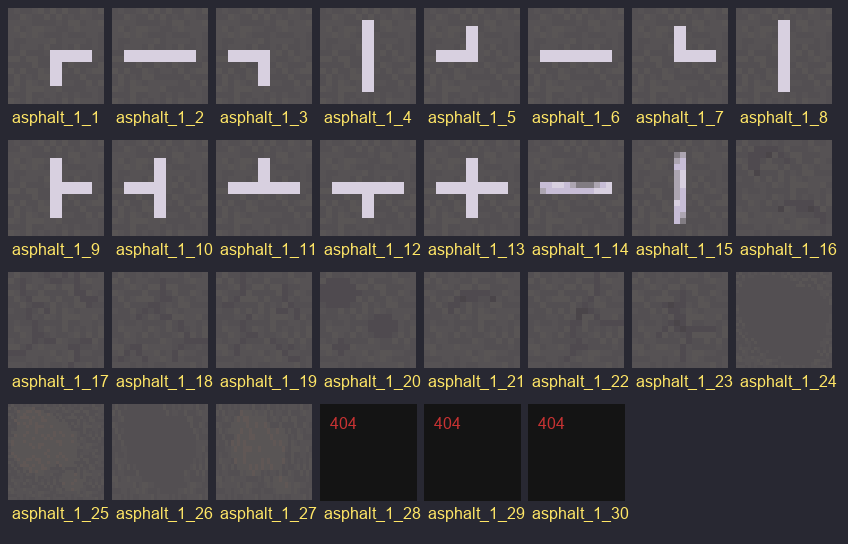
#> input picture game/web/tile-tools/recipes/bricks/_catalog_asphalt_1_1-30.png, 848 x 544 px, given in place of ME_Singles_City_Terrains_48x48_Asphalt_1_Variation_20.png, which was not available
$ python compare_tilesets_swap.py
#> lines starting #> are read from the running program, lines starting #| are printed output that depends on the picture; pictures that were not available may be replaced by others from this repository, and a replacement may not be noted
"""Planche comparative avec swap SW_1 11<->21 et 12<->22 applique.

Hypothese Papa Yann 2026-05-12 :
  SW_1 est identique a SW_2-6 SAUF :
    sw_1_11 <-> sw_1_21
    sw_1_12 <-> sw_1_22
  Tout le reste est identique entre les 6 tilesets.

Si vrai : chaque ligne ici devrait montrer 6 formes identiques (juste couleur differente).
"""

from __future__ import annotations
from pathlib import Path
from PIL import Image, ImageDraw, ImageFont

TILES_DIR = Path(r'c:\ProjetsPerso\Claude_Projects\MaxPlay\game\phaser\public\assets\tiles\roads')
OUT_DIR = Path(__file__).parent.parent / 'recipes' / 'bricks'
ASPH_BG_PATH = TILES_DIR / 'ME_Singles_City_Terrains_48x48_Asphalt_1_Variation_20.png'

SWAP = {11: 21, 21: 11, 12: 22, 22: 12}


def sw1_for_ref(n_ref: int) -> int:
    return SWAP.get(n_ref, n_ref)


def tile_path(family: int, n: int) -> Path:
    return TILES_DIR / f'ME_Singles_City_Terrains_48x48_Sidewalk_{family}_{n}.png'


def main() -> None:
    RANGE_REF = list(range(1, 23))
    TILESETS_REF = [2, 3, 4, 5, 6]

    tile_zoom = 70
    label_w = 100
    cell_w = tile_zoom + 6
    cell_h = tile_zoom + 6

    cols = 1 + len(TILESETS_REF)
    rows = len(RANGE_REF)
    W = label_w + cols * cell_w + 16
    H = rows * cell_h + 50

    img = Image.new('RGB', (W, H), (30, 30, 40))
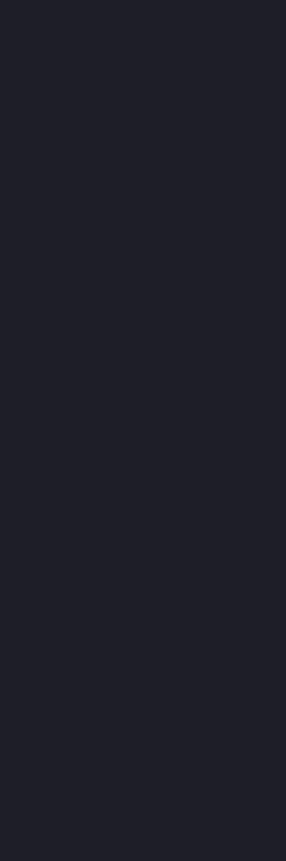
#> img: PIL image 572x1722 RGB (shown at 1/2 size); mean R, G, B 30, 30, 40
    draw = ImageDraw.Draw(img)
    try:
        font = ImageFont.truetype("arial.ttf", 12)
    except Exception:
        font = ImageFont.load_default()

    headers = ['SW_1 (swap)'] + [f'SW_{f}' for f in TILESETS_REF]
    for ci, h in enumerate(headers):
        x = label_w + ci * cell_w + 4
        draw.text((x, 8), h, fill=(255, 230, 102), font=font)

    asph_bg = Image.open(ASPH_BG_PATH).convert('RGBA').resize((tile_zoom, tile_zoom), Image.NEAREST)
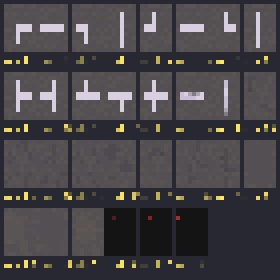
#> asph_bg: PIL image 70x70 RGBA (shown 4 times larger); mean R, G, B, A 71.1, 68.3, 71.7, 255

    for ri, n_ref in enumerate(RANGE_REF):
        y = 40 + ri * cell_h
        n_sw1 = sw1_for_ref(n_ref)
        marker = ' *' if n_sw1 != n_ref else ''
        draw.text((4, y + cell_h // 2 - 14), f'ref#{n_ref}', fill=(255, 255, 255), font=font)
        if marker:
            draw.text((4, y + cell_h // 2 + 2), f'sw1#{n_sw1}*', fill=(255, 200, 100), font=font)
        else:
            draw.text((4, y + cell_h // 2 + 2), f'sw1#{n_sw1}', fill=(160, 160, 160), font=font)

        # Col 0 = SW_1 with swap
        tp = tile_path(1, n_sw1)
        x = label_w
        if tp.exists():
            tile = Image.open(tp).convert('RGBA').resize((tile_zoom, tile_zoom), Image.NEAREST)
            bg = asph_bg.copy()
            bg.paste(tile, (0, 0), tile)
            img.paste(bg, (x, y))

        # Cols 1+ = SW_2..6 at n_ref
        for ci, family in enumerate(TILESETS_REF, start=1):
            x = label_w + ci * cell_w
            tp = tile_path(family, n_ref)
            if tp.exists():
                tile = Image.open(tp).convert('RGBA').resize((tile_zoom, tile_zoom), Image.NEAREST)
                bg = asph_bg.copy()
                bg.paste(tile, (0, 0), tile)
                img.paste(bg, (x, y))

    out = OUT_DIR / '_compare_sw1_swap_11-12_21-22.png'
    img.save(out)
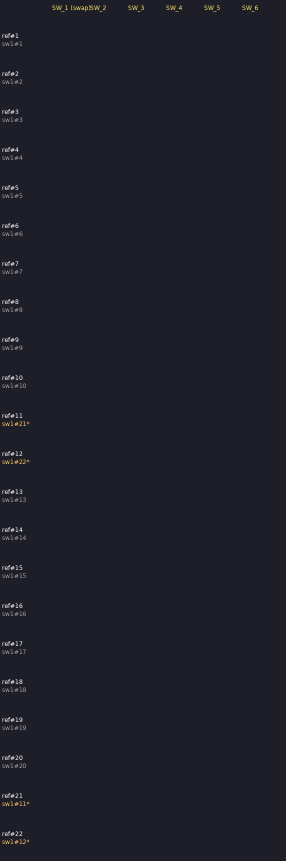
#> saved as _compare_sw1_swap_11-12_21-22.png: PIL image 572x1722 RGB (shown at 1/2 size); mean R, G, B 31.1, 31, 40.8
#> (the run stopped early here; a loop or call above may not have finished)
